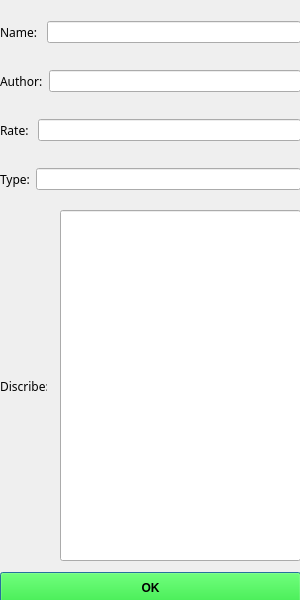
<?xml version="1.0" encoding="UTF-8"?>
<ui version="4.0">
 <class>Addbook</class>
 <widget class="QDialog" name="Addbook">
  <property name="geometry">
   <rect>
    <x>0</x>
    <y>0</y>
    <width>300</width>
    <height>600</height>
   </rect>
  </property>
  <property name="windowTitle">
   <string>Dialog</string>
  </property>
  <widget class="QLabel" name="label_5">
   <property name="geometry">
    <rect>
     <x>0</x>
     <y>380</y>
     <width>47</width>
     <height>13</height>
    </rect>
   </property>
   <property name="font">
    <font>
     <family>Lucida Calligraphy</family>
    </font>
   </property>
   <property name="text">
    <string>Discribe:</string>
   </property>
  </widget>
  <widget class="QLineEdit" name="lineEdit_5">
   <property name="geometry">
    <rect>
     <x>60</x>
     <y>210</y>
     <width>241</width>
     <height>351</height>
    </rect>
   </property>
  </widget>
  <widget class="QPushButton" name="pushButton">
   <property name="geometry">
    <rect>
     <x>0</x>
     <y>572</y>
     <width>301</width>
     <height>31</height>
    </rect>
   </property>
   <property name="font">
    <font>
     <weight>75</weight>
     <bold>true</bold>
    </font>
   </property>
   <property name="styleSheet">
    <string notr="true">background-color: rgb(0, 255, 0);</string>
   </property>
   <property name="text">
    <string>OK</string>
   </property>
  </widget>
  <widget class="QWidget" name="layoutWidget">
   <property name="geometry">
    <rect>
     <x>0</x>
     <y>0</y>
     <width>301</width>
     <height>211</height>
    </rect>
   </property>
   <layout class="QVBoxLayout" name="verticalLayout">
    <item>
     <layout class="QHBoxLayout" name="horizontalLayout">
      <item>
       <widget class="QLabel" name="label">
        <property name="font">
         <font>
          <family>Lucida Calligraphy</family>
         </font>
        </property>
        <property name="text">
         <string>Name: </string>
        </property>
       </widget>
      </item>
      <item>
       <widget class="QLineEdit" name="lineEdit"/>
      </item>
     </layout>
    </item>
    <item>
     <layout class="QHBoxLayout" name="horizontalLayout_2">
      <item>
       <widget class="QLabel" name="label_2">
        <property name="font">
         <font>
          <family>Lucida Calligraphy</family>
         </font>
        </property>
        <property name="text">
         <string>Author:</string>
        </property>
       </widget>
      </item>
      <item>
       <widget class="QLineEdit" name="lineEdit_2"/>
      </item>
     </layout>
    </item>
    <item>
     <layout class="QHBoxLayout" name="horizontalLayout_3">
      <item>
       <widget class="QLabel" name="label_3">
        <property name="font">
         <font>
          <family>Lucida Calligraphy</family>
         </font>
        </property>
        <property name="text">
         <string>Rate: </string>
        </property>
       </widget>
      </item>
      <item>
       <widget class="QLineEdit" name="lineEdit_3"/>
      </item>
     </layout>
    </item>
    <item>
     <layout class="QHBoxLayout" name="horizontalLayout_4">
      <item>
       <widget class="QLabel" name="label_4">
        <property name="font">
         <font>
          <family>Lucida Calligraphy</family>
         </font>
        </property>
        <property name="text">
         <string>Type:</string>
        </property>
       </widget>
      </item>
      <item>
       <widget class="QLineEdit" name="lineEdit_4"/>
      </item>
     </layout>
    </item>
   </layout>
  </widget>
 </widget>
 <resources/>
 <connections/>
</ui>
